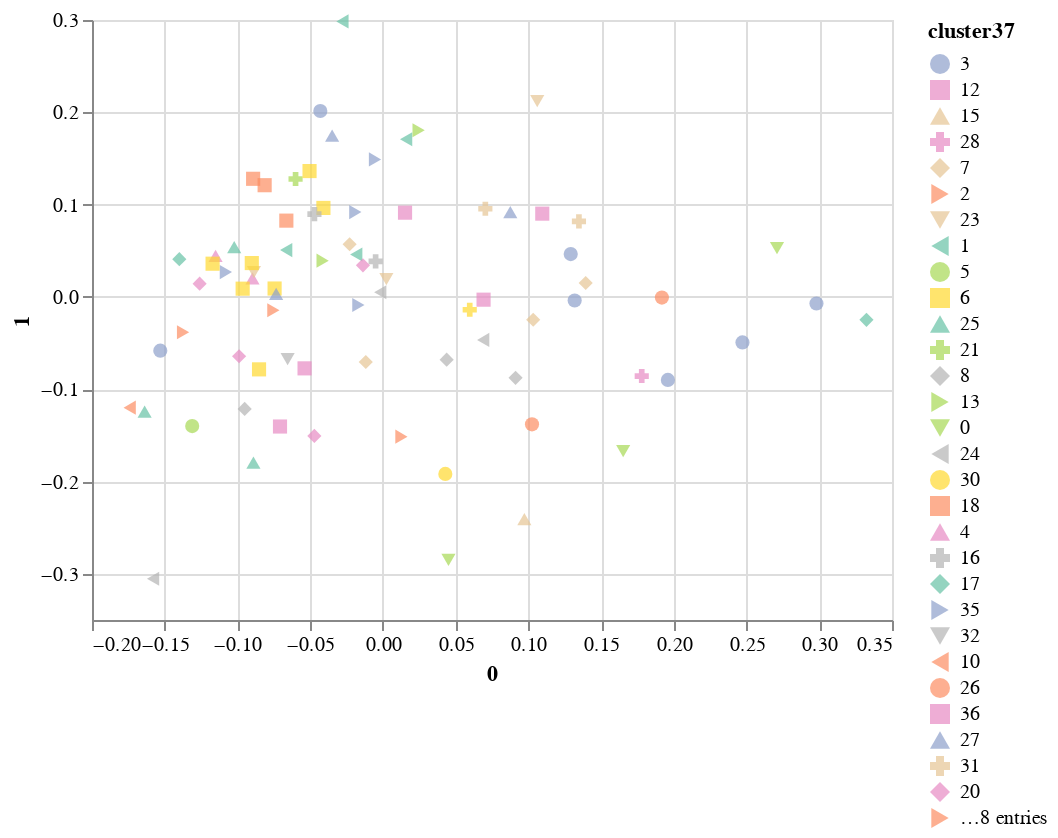

The code cell stored with this chart in its notebook:
### Code cell
order = [_ for _ in range(1,38)]
rev_order = [_ for _ in range(1,38,-1)]

alt.Chart(merged_df).mark_point(size=50, filled=True).encode(
    x=alt.X('0'),
    y=alt.Y('1'),
    color=alt.Color('cluster37:N', sort=order, scale=alt.Scale(scheme='set2')), # # dark2
    shape=alt.Shape('cluster37:N', sort=rev_order),
    tooltip='player'
)

### Figure 1 — Vega-Lite specification as saved in the notebook (floating-point values rounded to 4 significant figures)
{"config": {"view": {"continuousWidth": 400, "continuousHeight": 300}}, "data": {"name": "data-f04208d1c7f1660202b24abbd2d93bb9"}, "mark": {"type": "point", "filled": true, "size": 50}, "encoding": {"color": {"type": "nominal", "field": "cluster37", "scale": {"scheme": "set2"}, "sort": [1, 2, 3, 4, 5, 6, 7, 8, 9, 10, 11, 12, 13, 14, 15, 16, 17, 18, 19, 20, 21, 22, 23, 24, 25, 26, 27, 28, 29, 30, 31, 32, 33, 34, 35, 36, 37]}, "shape": {"type": "nominal", "field": "cluster37", "sort": []}, "tooltip": {"type": "nominal", "field": "player"}, "x": {"type": "quantitative", "field": "0"}, "y": {"type": "quantitative", "field": "1"}}, "$schema": "https://vega.github.io/schema/vega-lite/v4.8.1.json", "datasets": {"data-f04208d1c7f1660202b24abbd2d93bb9": [{"0": 0.1959, "1": -0.0899, "first_cluster": 0, "player": "Steven Adams", "cluster37": 3, "cluster4": 1}, {"0": 0.06919, "1": -0.002983, "first_cluster": 0, "player": "LaMarcus Aldridge", "cluster37": 12, "cluster4": 3}, {"0": 0.09725, "1": -0.2406, "first_cluster": 0, "player": "Giannis Antetokounmpo", "cluster37": 15, "cluster4": 3}, {"0": 0.1779, "1": -0.08572, "first_cluster": 0, "player": "Deandre Ayton", "cluster37": 28, "cluster4": 1}, {"0": 0.1033, "1": -0.02478, "first_cluster": 0, "player": "Marvin Bagley III", "cluster37": 7, "cluster4": 1}, {"0": -0.0753, "1": -0.0144, "first_cluster": 0, "player": "Bradley Beal", "cluster37": 2, "cluster4": 0}, {"0": 0.002368, "1": 0.01929, "first_cluster": 0, "player": "Eric Bledsoe", "cluster37": 23, "cluster4": 2}, {"0": 0.01597, "1": 0.1708, "first_cluster": 0, "player": "Bojan Bogdanovic", "cluster37": 1, "cluster4": 2}, {"0": -0.1311, "1": -0.1399, "first_cluster": 0, "player": "Devin Booker", "cluster37": 5, "cluster4": 3}, {"0": -0.02289, "1": 0.0571, "first_cluster": 0, "player": "Jimmy Butler", "cluster37": 7, "cluster4": 1}, {"0": 0.2981, "1": -0.007097, "first_cluster": 0, "player": "Clint Capela", "cluster37": 3, "cluster4": 1}, {"0": 0.1291, "1": 0.04642, "first_cluster": 0, "player": "Willie Cauley-Stein", "cluster37": 3, "cluster4": 1}, {"0": -0.04091, "1": 0.0964, "first_cluster": 0, "player": "Jordan Clarkson", "cluster37": 6, "cluster4": 2}, {"0": 0.1394, "1": 0.01511, "first_cluster": 0, "player": "John Collins", "cluster37": 7, "cluster4": 1}, {"0": -0.1022, "1": 0.05401, "first_cluster": 0, "player": "Mike Conley", "cluster37": 25, "cluster4": 2}, {"0": -0.06005, "1": 0.1278, "first_cluster": 0, "player": "Stephen Curry", "cluster37": 21, "cluster4": 2}, {"0": 0.0912, "1": -0.08765, "first_cluster": 0, "player": "Anthony Davis", "cluster37": 8, "cluster4": 3}, {"0": -0.07075, "1": -0.1404, "first_cluster": 0, "player": "DeMar DeRozan", "cluster37": 12, "cluster4": 3}, {"0": -0.04145, "1": 0.03929, "first_cluster": 0, "player": "Spencer Dinwiddie", "cluster37": 13, "cluster4": 2}, {"0": -0.08902, "1": -0.1796, "first_cluster": 0, "player": "Luka Doncic", "cluster37": 25, "cluster4": 2}, {"0": 0.1652, "1": -0.1671, "first_cluster": 0, "player": "Andre Drummond", "cluster37": 0, "cluster4": 3}, {"0": -0.00181, "1": 0.005028, "first_cluster": 0, "player": "Kevin Durant", "cluster37": 24, "cluster4": 3}, {"0": 0.04291, "1": -0.1917, "first_cluster": 0, "player": "Joel Embiid", "cluster37": 30, "cluster4": 3}, {"0": -0.06639, "1": 0.08266, "first_cluster": 0, "player": "Evan Fournier", "cluster37": 18, "cluster4": 2}, {"0": -0.09504, "1": -0.1213, "first_cluster": 0, "player": "De'Aaron Fox", "cluster37": 8, "cluster4": 3}, {"0": 0.02457, "1": 0.1805, "first_cluster": 0, "player": "Danilo Gallinari", "cluster37": 13, "cluster4": 2}, {"0": -0.08966, "1": 0.02014, "first_cluster": 0, "player": "Paul George", "cluster37": 4, "cluster4": 0}, {"0": -0.005013, "1": 0.03857, "first_cluster": 0, "player": "Shai Gilgeous-Alexander", "cluster37": 16, "cluster4": 1}, {"0": 0.3324, "1": -0.02481, "first_cluster": 0, "player": "Rudy Gobert", "cluster37": 17, "cluster4": 1}, {"0": -0.01687, "1": -0.008804, "first_cluster": 0, "player": "Aaron Gordon", "cluster37": 35, "cluster4": 2}, {"0": 0.1061, "1": 0.2121, "first_cluster": 0, "player": "Jerami Grant", "cluster37": 23, "cluster4": 2}, {"0": -0.06551, "1": -0.06738, "first_cluster": 0, "player": "Blake Griffin", "cluster37": 32, "cluster4": 0}, {"0": -0.1741, "1": -0.1199, "first_cluster": 0, "player": "James Harden", "cluster37": 10, "cluster4": 0}, {"0": 0.1918, "1": -0.0007454, "first_cluster": 0, "player": "Montrezl Harrell", "cluster37": 26, "cluster4": 3}, {"0": 0.01521, "1": 0.09126, "first_cluster": 0, "player": "Tobias Harris", "cluster37": 36, "cluster4": 1}, {"0": -0.03491, "1": 0.1747, "first_cluster": 0, "player": "Buddy Hield", "cluster37": 27, "cluster4": 2}, {"0": -0.08516, "1": -0.07848, "first_cluster": 0, "player": "Jrue Holiday", "cluster37": 6, "cluster4": 2}, {"0": 0.1348, "1": 0.08187, "first_cluster": 0, "player": "Serge Ibaka", "cluster37": 31, "cluster4": 1}, {"0": -0.01178, "1": -0.07046, "first_cluster": 0, "player": "Brandon Ingram", "cluster37": 7, "cluster4": 1}, {"0": -0.07446, "1": 0.009093, "first_cluster": 0, "player": "Kyrie Irving", "cluster37": 6, "cluster4": 2}, {"0": -0.05386, "1": -0.0774, "first_cluster": 0, "player": "Josh Jackson", "cluster37": 36, "cluster4": 1}, {"0": -0.08131, "1": 0.121, "first_cluster": 0, "player": "Reggie Jackson", "cluster37": 18, "cluster4": 2}, {"0": -0.04713, "1": -0.1506, "first_cluster": 0, "player": "LeBron James", "cluster37": 20, "cluster4": 3}, {"0": 0.01272, "1": -0.1514, "first_cluster": 0, "player": "Nikola Jokic", "cluster37": 34, "cluster4": 3}, {"0": -0.08867, "1": 0.02681, "first_cluster": 0, "player": "Kevin Knox", "cluster37": 23, "cluster4": 2}, {"0": -0.01831, "1": 0.04595, "first_cluster": 0, "player": "Kyle Kuzma", "cluster37": 1, "cluster4": 2}, {"0": -0.005451, "1": 0.149, "first_cluster": 0, "player": "Jeremy Lamb", "cluster37": 35, "cluster4": 2}, {"0": -0.09887, "1": -0.06425, "first_cluster": 0, "player": "Zach LaVine", "cluster37": 20, "cluster4": 3}, {"0": -0.01372, "1": 0.03424, "first_cluster": 0, "player": "Kawhi Leonard", "cluster37": 20, "cluster4": 3}, {"0": -0.115, "1": 0.04457, "first_cluster": 0, "player": "Damian Lillard", "cluster37": 4, "cluster4": 0}, {"0": -0.05044, "1": 0.1364, "first_cluster": 0, "player": "CJ McCollum", "cluster37": 6, "cluster4": 2}, {"0": 0.2709, "1": 0.05297, "first_cluster": 0, "player": "JaVale McGee", "cluster37": 29, "cluster4": 1}, {"0": -0.06651, "1": 0.05072, "first_cluster": 0, "player": "Khris Middleton", "cluster37": 1, "cluster4": 2}, {"0": -0.1374, "1": -0.03833, "first_cluster": 0, "player": "Donovan Mitchell", "cluster37": 2, "cluster4": 0}, {"0": -0.09014, "1": 0.0367, "first_cluster": 0, "player": "Jamal Murray", "cluster37": 6, "cluster4": 2}, {"0": 0.1025, "1": -0.138, "first_cluster": 0, "player": "Jusuf Nurkic", "cluster37": 26, "cluster4": 1}, {"0": 0.04383, "1": -0.06798, "first_cluster": 0, "player": "Julius Randle", "cluster37": 8, "cluster4": 3}, {"0": -0.02782, "1": 0.2985, "first_cluster": 0, "player": "JJ Redick", "cluster37": 9, "cluster4": 2}, {"0": -0.08923, "1": 0.128, "first_cluster": 0, "player": "Josh Richardson", "cluster37": 18, "cluster4": 2}, {"0": -0.04707, "1": 0.08973, "first_cluster": 0, "player": "Derrick Rose", "cluster37": 16, "cluster4": 1}, {"0": -0.153, "1": -0.05822, "first_cluster": 0, "player": "D'Angelo Russell", "cluster37": 11, "cluster4": 2}, {"0": 0.1318, "1": -0.003889, "first_cluster": 0, "player": "Domantas Sabonis", "cluster37": 3, "cluster4": 1}, {"0": -0.108, "1": 0.02687, "first_cluster": 0, "player": "Dennis Schroder", "cluster37": 35, "cluster4": 2}, {"0": -0.1171, "1": 0.036, "first_cluster": 0, "player": "Collin Sexton", "cluster37": 14, "cluster4": 3}, {"0": 0.08758, "1": 0.09199, "first_cluster": 0, "player": "Pascal Siakam", "cluster37": 19, "cluster4": 1}, {"0": 0.04508, "1": -0.2848, "first_cluster": 0, "player": "Ben Simmons", "cluster37": 0, "cluster4": 3}, {"0": -0.01896, "1": 0.0919, "first_cluster": 0, "player": "Jayson Tatum", "cluster37": 35, "cluster4": 2}, {"0": -0.04304, "1": 0.2014, "first_cluster": 0, "player": "Klay Thompson", "cluster37": 11, "cluster4": 2}, {"0": 0.06896, "1": -0.04657, "first_cluster": 0, "player": "Karl-Anthony Towns", "cluster37": 24, "cluster4": 3}, {"0": 0.1096, "1": 0.09022, "first_cluster": 0, "player": "Myles Turner", "cluster37": 36, "cluster4": 1}, {"0": 0.05969, "1": -0.01392, "first_cluster": 0, "player": "Nikola Vucevic", "cluster37": 22, "cluster4": 3}, {"0": -0.0734, "1": 0.003283, "first_cluster": 0, "player": "Dwyane Wade", "cluster37": 19, "cluster4": 1}, {"0": -0.14, "1": 0.04095, "first_cluster": 0, "player": "Kemba Walker", "cluster37": 33, "cluster4": 0}, {"0": -0.158, "1": -0.3053, "first_cluster": 0, "player": "Russell Westbrook", "cluster37": 24, "cluster4": 3}, {"0": 0.2472, "1": -0.04926, "first_cluster": 0, "player": "Hassan Whiteside", "cluster37": 3, "cluster4": 1}, {"0": -0.09643, "1": 0.008924, "first_cluster": 0, "player": "Andrew Wiggins", "cluster37": 14, "cluster4": 3}, {"0": -0.126, "1": 0.01437, "first_cluster": 0, "player": "Lou Williams", "cluster37": 20, "cluster4": 3}, {"0": 0.07043, "1": 0.09553, "first_cluster": 0, "player": "Thaddeus Young", "cluster37": 31, "cluster4": 1}, {"0": -0.1638, "1": -0.1242, "first_cluster": 0, "player": "Trae Young", "cluster37": 25, "cluster4": 2}]}}
